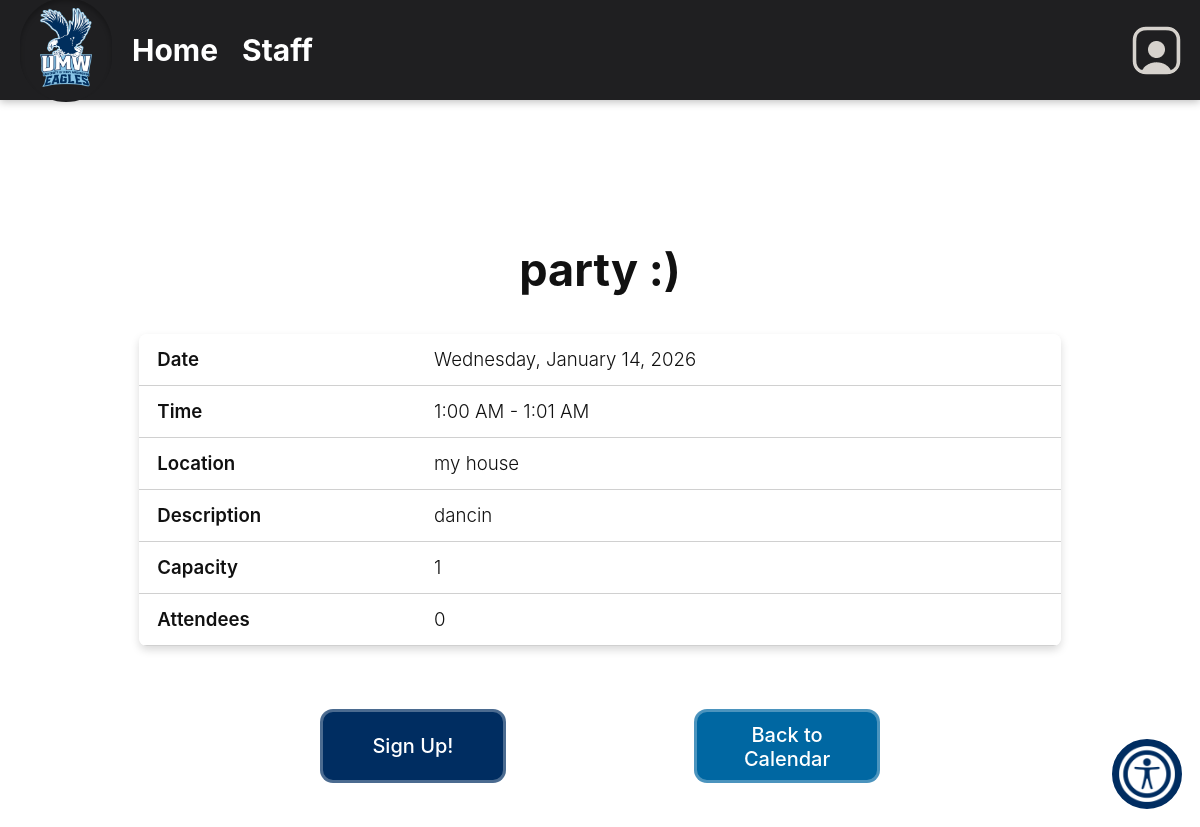
The page /event.php?id=119 (signed in) on the database its author committed.
### tables this page shows
CREATE TABLE `dbevents` (
  `id` int(11) NOT NULL,
  `name` text NOT NULL,
  `type` enum('Retreat','Normal') NOT NULL DEFAULT 'Normal',
  `startDate` char(10) NOT NULL,
  `startTime` char(5) NOT NULL,
  `endTime` char(5) NOT NULL,
  `endDate` char(10) NOT NULL,
  `description` text NOT NULL,
  `capacity` int(11) NOT NULL,
  `location` text DEFAULT NULL,
  `affiliation` int(11) DEFAULT NULL,
  `branch` int(11) DEFAULT NULL,
  `access` enum('Public','Private') NOT NULL DEFAULT 'Public',
  `completed` enum('Y','N') NOT NULL DEFAULT 'N',
  `series_id` int(11) DEFAULT NULL
);

### database/dbEvents.php (called while the page is built, shortened)
<?php
include_once(dirname(__FILE__).'/../domain/Event.php');
function fetch_event_by_id($id) {
    $connection = connect();
    $id = mysqli_real_escape_string($connection, $id);
    $query = "select * from dbevents where id = '$id'";
    $result = mysqli_query($connection, $query);
    $event = mysqli_fetch_assoc($result);
    if ($event) {
        require_once('include/output.php');
        $event = hsc($event);
        return $event;
    }
    return null;
}
function fetch_num_signups($id) {
    $connection = connect();
    $id = mysqli_real_escape_string($connection, $id);
    $query = "select count(*) as RowCount from dbeventpersons where eventID = '$id'";
    $result = mysqli_query($connection, $query);
    $event = mysqli_fetch_assoc($result);
    if ($event) {
        require_once('include/output.php');
        $event = hsc($event);
        return $event;
    }
    return null;
}

### include/output.php (called while the page is built, shortened)
<?php
    function hsc($input) {
        if (is_array($input)) {
            $arr = [];
            foreach ($input as $key => $value) {
                $arr[$key] = htmlspecialchars($value ?? '');
            }
            return $arr;
        }
        return htmlspecialchars($input ?? '');
    }
    function time24hTo12h($time) {
        $hour = substr($time, 0, 2);
        $minute = substr($time, 3, 2);
        $hour = intval($hour);
        if ($hour < 12) {
            return hsc($hour . ':' . $minute . ' AM');
        } else if ($hour > 12) {
            $hour -= 12;
        }
        return hsc($hour . ':' . $minute . ' PM');
    }

### event.php (the view, shortened to what this page needs)
<?php
  	include_once('database/dbEvents.php');
  	$event_info = fetch_event_by_id($id);
    $event_num_signups = fetch_num_signups($id);
?>
<!DOCTYPE html>
<html>
<head>
    <?php
        require_once('universal.inc');
    ?>
    <link rel="stylesheet" href="event.css" type="text/css" />
    <link rel="stylesheet" href="https://cdnjs.cloudflare.com/ajax/libs/font-awesome/6.0.0-beta3/css/all.min.css">
</head>
<body>
    <?php require_once('header.php') ?>
    <h1>View Event</h1>
    <main class="event-info">
        <?php
            require_once('include/output.php');
            $event_name = $event_info['name'];
            $event_date = date('l, F j, Y', strtotime($event_info['startDate']));
            $event_startTime = time24hto12h($event_info['startTime']);
            $event_endTime = time24hto12h($event_info['endTime']);
            $event_description = $event_info['description'];
            $event_location = $event_info['location'];
            $event_capacity = $event_info['capacity'];
            $num_signups = $event_num_signups['RowCount'];
        ?>
        <h2 class="event-head">
            <?php echo htmlspecialchars_decode($event_name); ?>
        </h2>
                <div id="table-wrapper">
            <table>
                <tr>
                    <td class="label">Date</td>
                    <td><?php echo $event_date; ?></td>
                </tr>
                <tr>
                    <td class="label">Time</td>
                    <td><?php echo $event_startTime . " - " . $event_endTime; ?></td>
                </tr>
                <tr>
                    <td class="label">Location</td>
                    <td>
                        <?php echo wordwrap($event_location, 50, "<br />\n"); ?>
                    </td>
                </tr>
                <tr>
                    <td class="label">Description</td>
                    <td>
                        <?php echo wordwrap($event_description, 50, "<br />\n"); ?>
                    </td>
                </tr>
                <tr>
                    <td class="label">Capacity</td>
                    <td id="description-cell"><?php echo $event_capacity; ?></td>
                </tr>
                <tr>
                    <td class="label">Attendees</td>
                    <td id="description-cell"><?php echo $num_signups; ?></td>
                </tr>
            </table>
        </div>
        <div class="action-buttons">
            <form action="eventSignUp.php" method="get">
                <button type="submit" class="button primary">Sign Up!</button>
            </form>
            <a href="calendar.php?month=<?= substr($event_info['startDate'], 0, 7) ?>" class="button cancel">Back to Calendar</a>
        </div>
    </main>
</body>
</html>

### css/base.css (style rules this page uses)
html, body, header, main, footer, div, span, p, h1, h2, h3, h4, h5, h6, ul, ol, li, input, select, textarea, form, section, label, table, td, tr, th, form, fieldset, em, button, a { padding: 0; margin: 0; font-size: inherit; font-family: 'Inter', sans-serif; font-weight: inherit; text-decoration: none; font-style: normal; box-sizing: border-box; text-align: left; list-style-type: none; border-spacing: 0; }
:root { --page-background-color: #ffffff; --page-font-color: #111111; --inactive-font-color: #6b6b6b; --inactive-background-color: #f5f5f5; --standout-background: #2A435A; --happy-toast-background-color: #002D61; --happy-toast-font-color: rgb(255, 255, 255); --info-toast-background-color: #e8e8e8; --info-toast-font-color: #111111; --error-toast-background-color: #0067A2; --error-toast-font-color: rgb(255, 255, 255); --shadow-and-border-color: #d0d0d0; --main-color: #002D61; --accent-color: #8DC9F7; --secondary-accent-color: #8DC9F7; --wv-accent-color: #8DC9F7; --wv-accent-foreground: #111111; --wv-bg-light: #ffffff; --wv-text-dark: #111111; --wv-muted-text: #6b6b6b; --calendar-event-color: #808080; --calendar-event-color-hover: var(--accent-color); --calendar-today-border: 2px solid var(--secondary-accent-color); --button-font-color: rgb(255, 255, 255); --button-padding: 0.5rem 1.5rem; --button-border-radius: 0.25rem; --standard-border: 1px solid #002D61; --light-border: 1px solid var(--shadow-and-border-color); --text-field-border: 2px solid #d0d0d0; --cancel-button-background-color: #0067A2; --error-color: #0067A2; font-size: 18px; font-family: 'Inter', sans-serif; font-weight: 300; }
body { background-color: var(--page-background-color); color: white; font-family: Arimo; }
a { color: white; }
main:not(.login):not(.calendar-view):not(.dashboard) { padding: 1rem; }
input[type=submit], button, .button, a.button-signup { color: var(--button-font-color); background-color: var(--main-color); padding: var(--button-padding); border: 3px solid rgba(255, 255, 255, 0.295); border-radius: var(--button-border-radius); font-weight: 500; width: 94%; transition: background-color .3s; cursor: pointer; text-align: center; }
h1 { font-size: 1.5rem; font-weight: 500; margin-bottom: 2rem; background-color: var(#8DC9F7); color: var(--page-background-color); width: 100%; text-align: center; padding: 1rem; }
h2 { font-size: 1.5rem; font-weight: 500; }
.button { display: inline-block; }
button.cancel, a.cancel { background-color: var(--cancel-button-background-color); color: white; }

### event.css (style rules this page uses)
main.event-info { margin: 0 auto; max-width: 960px; padding: 1rem; display: flex; flex-direction: column; gap: 1rem; box-sizing: border-box; }
.event-head { font-size: 2.25em; font-weight: 700; text-align: center; }
#table-wrapper { margin: 1rem 0; border-radius: 8px; box-shadow: 0 4px 8px rgba(0,0,0,0.15); overflow: auto; background-color: transparent; }
table { width: 100%; border-collapse: collapse; table-layout: fixed; word-wrap: break-word; font-size: 1rem; }
table th, table td { padding: 0.75rem 1rem; vertical-align: top; background-color: var(--page-background-color); border-bottom: 1px solid var(--shadow-and-border-color); color: var(--page-font-color); }
table td.label, table th.label { width: 30%; text-align: left; font-weight: 600; color: var(--page-font-color); white-space: normal; }
table td, table th { word-break: break-word; }
.action-buttons { margin: 1rem 0rem; display: flex; flex-direction: row; align-items: stretch; justify-content: space-evenly; }
.action-buttons .button { margin: 0.35rem; padding: 0.6rem 1rem; border-radius: 13px; cursor: pointer; width: 10rem; height: 4rem; }
.button.cancel { background-color: var(--cancel-button-background-color); color: var(--button-font-color); }
html, body { background-color: var(--page-background-color); color: var(--page-font-color); }

### rows shown on the page
dbevents: name "party :)", startDate "Wednesday, January 14, 2026", startTime "1:00 AM", endTime "1:01 AM", location "my house", description "dancin", capacity "1"

### other values the page prints
$num_signups "0"
